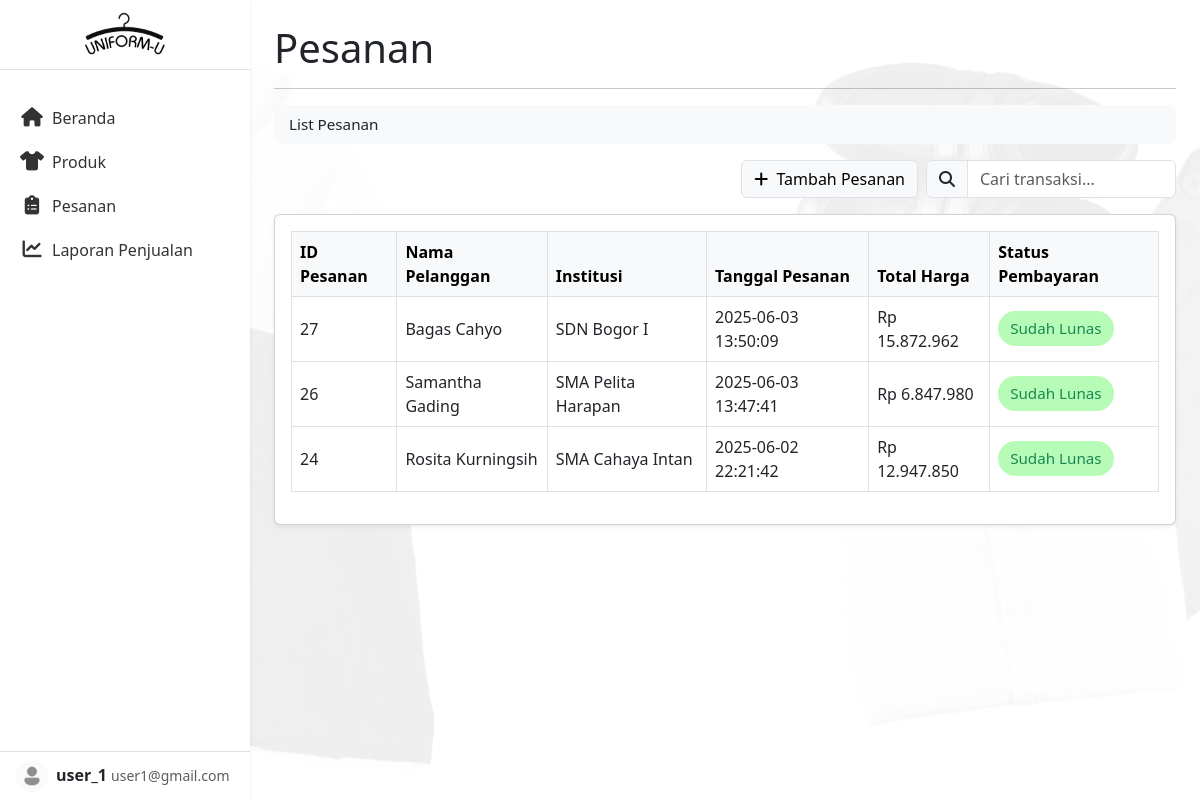
Page /laman-pesanan/pesanan.php (signed in) on the committed database.
### tables this page shows
CREATE TABLE `pesanan` (
  `id_pesanan` int(11) NOT NULL,
  `id_pelanggan` int(11) DEFAULT NULL,
  `tanggal_pesanan` datetime DEFAULT NULL,
  `total_harga` decimal(10,2) DEFAULT NULL,
  `status` enum('Dicicil','Sudah Lunas') DEFAULT NULL
);

CREATE TABLE `pelanggan` (
  `id_pelanggan` int(11) NOT NULL,
  `nama_pelanggan` varchar(255) NOT NULL,
  `no_telepon` varchar(30) NOT NULL,
  `sekolah` varchar(30) NOT NULL,
  `alamat_sekolah` text NOT NULL
);

### laman-pesanan/pesanan.php (the view, shortened to what this page needs)
<!DOCTYPE html>
<html lang="id">
<head>
  <link href="https://cdn.jsdelivr.net/npm/bootstrap@5.3.0/dist/css/bootstrap.min.css" rel="stylesheet">
  <link rel="stylesheet" href="https://cdnjs.cloudflare.com/ajax/libs/font-awesome/6.5.0/css/all.min.css">
  <link rel="stylesheet" href="../styles.css">
</head>
<body>
  <div class="d-flex">
    <?php include '../sidebar.php'; ?>
    <div class="flex-grow-1 p-4">
      <h1>Pesanan</h1>
      <hr>
      <nav aria-label="breadcrumb">
        <ul class="breadcrumb-custom">
          <li><a href="pesanan.php">List Pesanan</a></li>
        </ul>
      </nav>
      <div class="d-flex justify-content-between align-items-center mb-3">
        <div class="d-flex align-items-center gap-2">
          <a href="pesanan-baru.php" class="btn btn-light border text-black text-nowrap">
            <i class="fas fa-plus me-1"></i> Tambah Pesanan
          </a>
          <div class="input-group" style="max-width: 250px;">
            <span class="input-group-text"><i class="fas fa-search"></i></span>
            <input type="text" id="searchInput" class="form-control" placeholder="Cari transaksi...">
          </div>
        </div>
      </div>
      <div class="card shadow-sm mb-4">
        <div class="card-body">
          <div class="table-responsive">
            <table class="table align-middle table-bordered">
              <thead class="table-light">
                <tr>
                  <th>ID Pesanan</th>
                  <th>Nama Pelanggan</th>
                  <th>Institusi</th>
                  <th>Tanggal Pesanan</th>
                  <th>Total Harga</th>
                  <th>Status Pembayaran</th>
                </tr>
              </thead>
              <tbody>
                <?php
                $sql = "SELECT
                            p.id_pesanan,
                            pel.nama_pelanggan,
                            pel.sekolah,
                            p.tanggal_pesanan,
                            p.total_harga,
                            p.status
                        FROM pesanan p
                        JOIN pelanggan pel ON p.id_pelanggan = pel.id_pelanggan
                        ORDER BY p.tanggal_pesanan DESC";
                $result = mysqli_query($conn, $sql);
                if ($result && mysqli_num_rows($result) > 0):
                  while ($row = mysqli_fetch_assoc($result)):
                ?>
                <tr class="row-pesanan" data-id="<?= $row['id_pesanan'] ?>">
                  <td><?= htmlspecialchars($row['id_pesanan']) ?></td>
                  <td><?= htmlspecialchars($row['nama_pelanggan']) ?></td>
                  <td><?= htmlspecialchars($row['sekolah']) ?></td>
                  <td><?= htmlspecialchars($row['tanggal_pesanan']) ?></td>
                  <td>Rp <?= number_format($row['total_harga'], 0, ',', '.') ?></td>
                  <td>
                    <?php if (strtolower(trim($row['status'])) === 'sudah lunas'): ?>
                      <span class="status-badge bg-bright-green text-white">
                        <?= htmlspecialchars($row['status']) ?>
                      </span>
                    <?php elseif (strtolower(trim($row['status'])) === 'dicicil'): ?>
                      <span class="status-badge bg-light-pink text-dark">
                        <?= htmlspecialchars($row['status']) ?>
                      </span>
                    <?php else: ?>
                      <span class="status-badge bg-secondary text-white">
                        <?= htmlspecialchars($row['status']) ?>
                      </span>
                    <?php endif; ?>
                  </td>
                </tr>
                <?php endwhile; else: ?>
                <tr>
                  <td colspan="6" class="text-center text-muted">Belum ada pesanan.</td>
                </tr>
                <?php endif; ?>
              </tbody>
            </table>
          </div>
        </div>
      </div>
    </div>
  </div>
</body>
</html>

### styles.css (style rules this page uses)
body { background-image: url('../sistem-uniform-u/assets/background-uniform-u.png'); background-size: cover; background-position: center; background-repeat: no-repeat; }

### laman-pesanan/pesanan.php (style rules this page uses)
.status-badge { font-size: 0.95rem; font-weight: normal; padding: 6px 12px; border-radius: 20px; display: inline-flex; align-items: center; gap: 6px; }
.status-badge.bg-bright-green { background-color: #b6fcb6 !important; color: #198754 !important; }
.row-pesanan { cursor: pointer; transition: background 0.2s; }
.breadcrumb-custom { display: flex; list-style: none; padding: 8px 15px; background-color: #f8f9fa; border-radius: 8px; font-size: 0.95rem; margin-bottom: 1rem; }
.breadcrumb-custom li { margin-right: 8px; }
.breadcrumb-custom li:last-child::after { content: ""; margin: 0; }
.breadcrumb-custom a { text-decoration: none; color: #212529; }

### rows in the picture
pesanan: id_pesanan "27", id_pelanggan.nama_pelanggan "Bagas Cahyo", id_pelanggan.sekolah "SDN Bogor I", tanggal_pesanan "2025-06-03 13:50:09", total_harga "15.872.962", status "Sudah Lunas"
pesanan: id_pesanan "26", id_pelanggan.nama_pelanggan "Samantha Gading", id_pelanggan.sekolah "SMA Pelita Harapan", tanggal_pesanan "2025-06-03 13:47:41", total_harga "6.847.980", status "Sudah Lunas"
pesanan: id_pesanan "24", id_pelanggan.nama_pelanggan "Rosita Kurningsih", id_pelanggan.sekolah "SMA Cahaya Intan", tanggal_pesanan "2025-06-02 22:21:42", total_harga "12.947.850", status "Sudah Lunas"

### other values in the picture
$_SESSION['username'] "user_1"
$_SESSION['email'] "user1@gmail.com"
